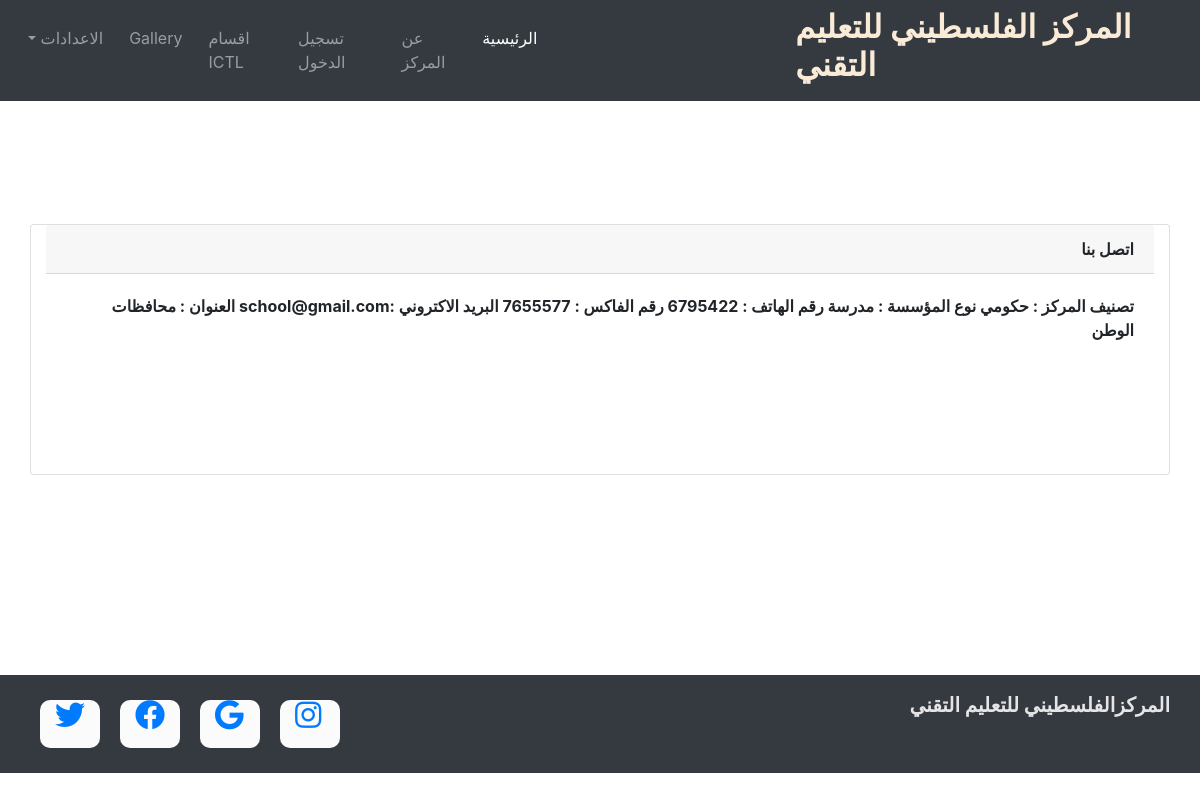
/pages/contactus.php, run on the app's committed database.
### tables this page shows
CREATE TABLE IF NOT EXISTS `menu` (
  `id` int(11) NOT NULL,
  `head` varchar(255) NOT NULL,
  `detail` longtext NOT NULL
);

### pages/contactus.php (the view, shortened to what this page needs)
``<!DOCTYPE html>
<html lang="en">
<head>
</head>
<body>
    <?php
      include "../include/header.php";
    ?>
    <?php
      include ('conn.php');
      $sql="SELECT * FROM menu where id=2";
      $result=mysqli_query($conn,$sql);
      $row=mysqli_fetch_assoc($result);
              ?>
  <section class="about" style="margin-bottom:200px;">
  <div class="container">
    <div class="row" style="min-height: 320px;">
        <div class="card col-md-12 hello" style="margin-top: 100px;">
            <div class="card-header text-right"><b><?php echo $row['head'];?></div>
            <div class="card-body text-right" style="height:200px;">
            <?php echo $row['detail'];?>
    </div>
</div>
</section>
    <?php
      include "../include/footer.php";
    ?>
</body>
</html>

### css/style.css (style rules this page uses)
.card { margin-top: 20px; text-align: center; }

### data on the page
menu: head "اتصل بنا", detail "تصنيف المركز : حكومي نوع المؤسسة : مدرسة رقم الهاتف : 6795422 رقم الفاكس : 7655577 البريد الاكتروني :school@gmail.com العنوان : محافظات الوطن"
